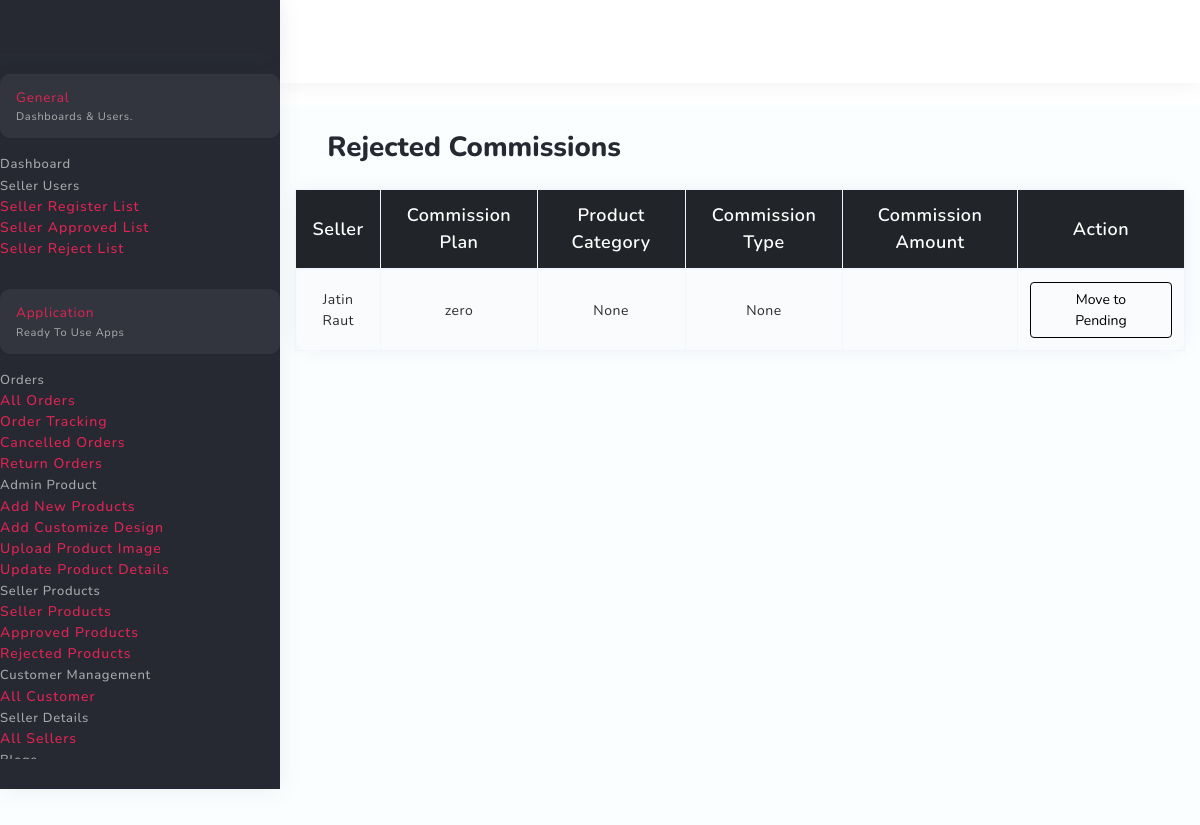
The app's page /reject/ with its own data.
### seller/models.py (models this page shows, shortened)
class Commission(models.Model):
        commission_email= models.EmailField(max_length=255)
        seller_name = models.CharField(max_length=255)
        commission_plan = models.CharField(max_length=20, choices=[('zero', 'Zero Commission'), ('subscription', 'Subscription'), ('standard', 'Standard')])
        product_category = models.CharField(max_length=50, choices=CATEGORY_CHOICE, blank=True, null=True)
        product_commission_percent = models.CharField(blank=True, null=True,max_length=50)
        commission_type = models.CharField(max_length=20, choices=[('annually', 'Annually'), ('monthly', 'Monthly')], blank=True, null=True)
        product_commission_rupees = models.CharField(blank=True, null=True,max_length=50)
        commission_approved = models.BooleanField(default=False)
        commission_reject = models.BooleanField(default=False)
        STATUS_CHOICES = (
        ('Pending', 'Pending'),
        ('Approved', 'Approved'),
        ('Rejected', 'Rejected'),
        )
        status = models.CharField(max_length=20, choices=STATUS_CHOICES, default='')
        approved_by = models.ForeignKey(VrUser, on_delete=models.SET_NULL, null=True, blank=True, related_name='approved_commissions')
        rejected_by = models.ForeignKey(VrUser, on_delete=models.SET_NULL, null=True, blank=True, related_name='rejected_commissions')

### Admin/views.py (the view)
# urls.py: path('reject/',reject_commissions, name='reject_commissions'),
def reject_commissions(request):
    rejected_commissions = Commission.objects.filter(status='Rejected')
    return render(request, 'admin/reject_commissions.html', {'rejected_commissions': rejected_commissions})

### templates/admin/reject_commissions.html (shortened to what this page needs)
{% extends "admin_base.html" %}
  {% block content %}
<!DOCTYPE html>
<html lang="en">
<head>
</head>
<body>
    <div class="page-wrapper compact-wrapper dark-sidebar" id="pageWrapper">
        <div class="page-body-wrapper">
          <div class="page-body">
            <div class="title-header"> <h5>Rejected Commissions</h5> </div>
            <div class="card">
                <div class="row " >
                    <div class="col-sm-12">
                        <div class="table-responsive table-desi">
                            <table class="table table-hover table-striped table-bordered text-center ">
                                <thead class="table-dark">
                                    <tr>
                                        <th>Seller</th>
                                        <th>Commission Plan</th>
                                        <th>Product Category</th>
                                        <th>Commission Type</th>
                                        <th>Commission Amount</th>
                                        <th>Action</th>
                                    </tr>
                                </thead>
                                <tbody>
                                    {% for commission in rejected_commissions %}
                                    <tr>
                                        <td>{{ commission.seller_name }}</td>
                                        <td>{{ commission.commission_plan }}</td>
                                        <td>{{ commission.product_category }}</td>
                                        <td>{{ commission.commission_type }}</td>
                                        <td>
                                        </td>
                                        <td>
                                            <form action="{% url 'move_to_pending' commission.id %}" method="post">
                                                <button style="color: black; " type="submit" class="btn btn-secondary">Move to Pending</button>
                                            </form>
                                        </td>
                                    </tr>
                                    {% endfor %}
                                </tbody>
                            </table>
                        </div>
                    </div>
                </div>
            </div>
          </div>
        </div>
    </div>
</body>
</html>
{% endblock %}

### records on screen
Commission: seller_name "Jatin Raut", commission_plan "zero", product_category "None", commission_type "None"
